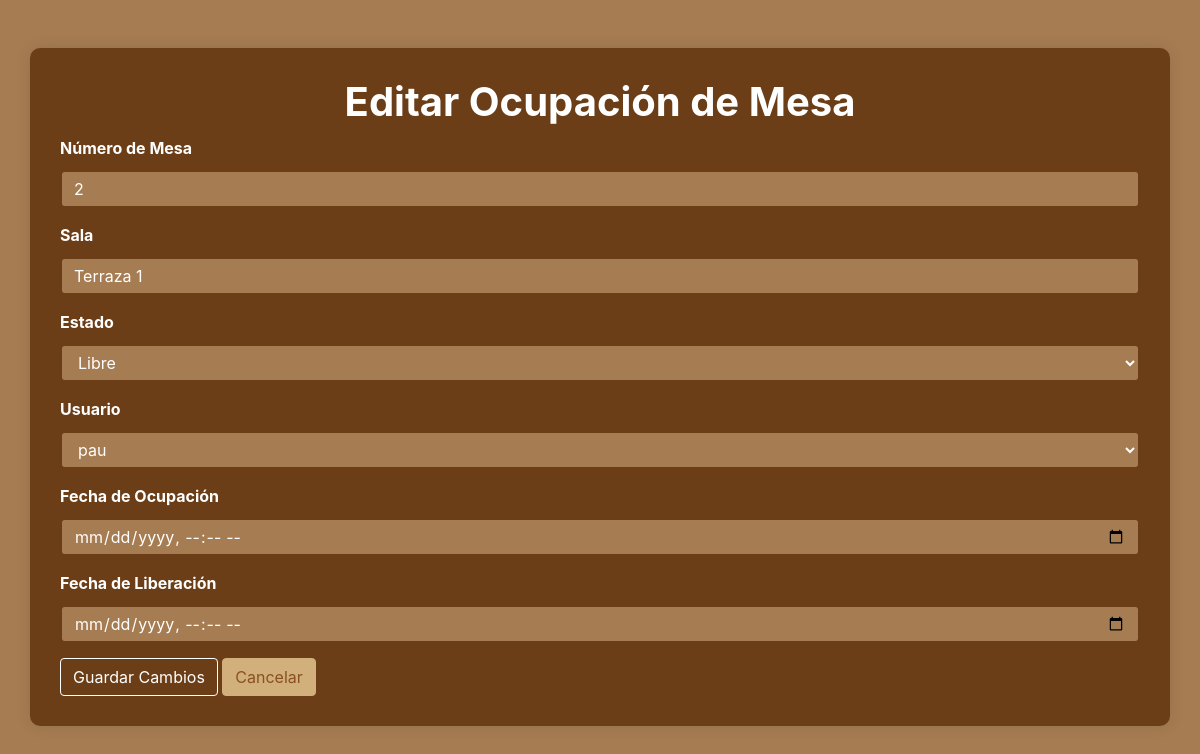
The page /admin/gestionMesas/editar_ocupacion.php?id=2 (signed in) on the database its author committed.
### tables this page shows
CREATE TABLE tbl_tables (
    table_id INT PRIMARY KEY AUTO_INCREMENT,
    room_id INT NOT NULL,
    table_number INT NOT NULL,
    capacity INT NOT NULL,
    status ENUM('free', 'occupied') DEFAULT 'free',   
    occupied_since DATETIME NULL,   
    FOREIGN KEY (room_id) REFERENCES tbl_rooms(room_id) ON DELETE CASCADE
);

CREATE TABLE tbl_rooms (
    room_id INT PRIMARY KEY AUTO_INCREMENT,
    name_rooms VARCHAR(50) NOT NULL,
    capacity INT NOT NULL,
    description TEXT,
    image_url VARCHAR(255)   
);

### admin/gestionMesas/editar_ocupacion.php (the view, shortened to what this page needs)
<?php
include_once('../../conexion/conexion.php');
try {
    $tableId = intval($_GET['id']);
    $sql = "
        SELECT
            tbl_tables.table_id,
            tbl_tables.table_number,
            tbl_rooms.name_rooms AS room_name,
            tbl_tables.status,
            tbl_occupations.start_time,
            tbl_occupations.end_time,
            tbl_users.username,
            tbl_users.user_id
        FROM
            tbl_tables
        INNER JOIN
            tbl_rooms ON tbl_tables.room_id = tbl_rooms.room_id
        LEFT JOIN
            tbl_occupations ON tbl_tables.table_id = tbl_occupations.table_id
        LEFT JOIN
            tbl_users ON tbl_occupations.user_id = tbl_users.user_id
        WHERE
            tbl_tables.table_id = ?
    ";
    $stmt = $conexion->prepare($sql);
    $stmt->bindParam(1, $tableId, PDO::PARAM_INT);
    $stmt->execute();
    $occupacion = $stmt->fetch(PDO::FETCH_ASSOC);
    $usuariosSql = "SELECT user_id, username FROM tbl_users";
    $usuariosStmt = $conexion->query($usuariosSql);
    $usuarios = $usuariosStmt->fetchAll(PDO::FETCH_ASSOC);
} catch (PDOException $e) {
    die("Error de conexión: " . $e->getMessage());
} catch (Exception $e) {
    die("Error: " . $e->getMessage());
}
?>
<!DOCTYPE html>
<html lang="es">
<head>
    <link rel="stylesheet" href="https://maxcdn.bootstrapcdn.com/bootstrap/4.5.2/css/bootstrap.min.css">
</head>
<body>
    <div class="container my-5">
        <h1 class="text-center texto-historial">Editar Ocupación de Mesa</h1>
        <form method="POST">
            <div class="form-group">
                <label for="table_number" class="texto-historial">Número de Mesa</label>
                <input type="text" class="form-control" id="table_number"
                       value="<?= htmlspecialchars($occupacion['table_number']) ?>" readonly>
            </div>
            <div class="form-group">
                <label for="room_name" class="texto-historial">Sala</label>
                <input type="text" class="form-control" id="room_name"
                       value="<?= htmlspecialchars($occupacion['room_name']) ?>" readonly>
            </div>
            <div class="form-group">
                <label for="estado" class="texto-historial">Estado</label>
                <select class="form-control" id="estado" name="estado" required>
                    <option value="free" <?= $occupacion['status'] === 'free' ? 'selected' : '' ?>>Libre</option>
                </select>
            </div>
            <div class="form-group">
                <label for="usuario" class="texto-historial">Usuario</label>
                <select class="form-control" id="usuario" name="usuario" required>
                    <?php foreach ($usuarios as $usuario): ?>
                        <option value="<?= $usuario['user_id'] ?>" <?= $usuario['user_id'] == $occupacion['user_id'] ? 'selected' : '' ?>>
                            <?= htmlspecialchars($usuario['username']) ?>
                        </option>
                    <?php endforeach; ?>
                </select>
            </div>
            <div class="form-group">
                <label for="start_time" class="texto-historial">Fecha de Ocupación</label>
                <input type="datetime-local" class="form-control" id="start_time" name="start_time"
                       value="<?= $occupacion['start_time'] ? date('Y-m-d\TH:i', strtotime($occupacion['start_time'])) : '' ?>" required>
            </div>
            <div class="form-group">
                <label for="end_time" class="texto-historial">Fecha de Liberación</label>
                <input type="datetime-local" class="form-control" id="end_time" name="end_time"
                       value="<?= $occupacion['end_time'] ? date('Y-m-d\TH:i', strtotime($occupacion['end_time'])) : '' ?>">
            </div>
            <button type="submit" class="btn btn-primary">Guardar Cambios</button>
            <a href="../historial.php" class="btn btn-secondary">Cancelar</a>
        </form>
    </div>
</body>
</html>

### admin/gestionMesas/editar_ocupacion.php (style rules this page uses)
body { background-color: #a67c52; color: white; }
.container { background-color: #6c3e18; border-radius: 10px; padding: 30px; box-shadow: 0px 0px 15px rgba(0, 0, 0, 0.1); }
h1.text-center { font-weight: bold; }
.form-group { margin-bottom: 15px; }
.form-control, .form-select { background-color: #a67c52; border: 2px solid #6c3e18; color: white; }
.form-control[readonly] { background-color: #a67c52; color: white; cursor: not-allowed; }
.btn-primary { background-color: #6c3e18; border-color: white; color: white; }
.btn-secondary { background-color: #d1b07b; border-color: #d1b07b; color: #8A5021; }
.texto-historial { font-weight: bold; margin-bottom: 10px; }

### rows shown on the page
tbl_tables: table_number "2", room.name_rooms "Terraza 1", estado "Libre"

### other values the page prints
form field usuario "pau"
